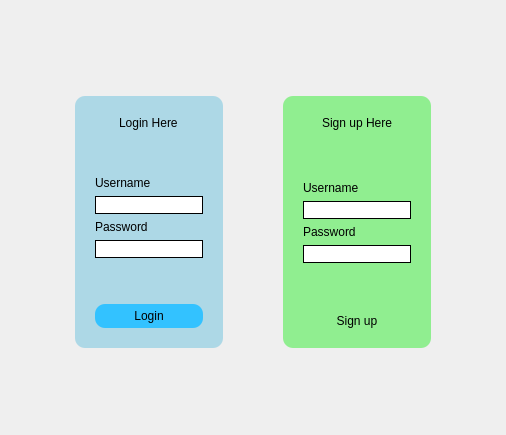
<?xml version="1.0" encoding="UTF-8"?>
<ui version="4.0">
 <class>MainWindow</class>
 <widget class="QMainWindow" name="MainWindow">
  <property name="geometry">
   <rect>
    <x>0</x>
    <y>0</y>
    <width>506</width>
    <height>435</height>
   </rect>
  </property>
  <property name="windowTitle">
   <string>MainWindow</string>
  </property>
  <property name="styleSheet">
   <string notr="true">background-color:qlineargradient(spread:pad, x1:0.00568182, y1:0, x2:1, y2:1, stop:0 rgba(13, 0, 234, 255), stop:1 rgba(255, 255, 255, 255));
QPushButton{
background-color: white;
}</string>
  </property>
  <widget class="QWidget" name="centralWidget">
   <property name="styleSheet">
    <string notr="true"/>
   </property>
   <layout class="QVBoxLayout" name="verticalLayout_3">
    <item>
     <spacer name="verticalSpacer_3">
      <property name="orientation">
       <enum>Qt::Vertical</enum>
      </property>
      <property name="sizeHint" stdset="0">
       <size>
        <width>20</width>
        <height>40</height>
       </size>
      </property>
     </spacer>
    </item>
    <item>
     <widget class="QWidget" name="horizontalWidget" native="true">
      <property name="styleSheet">
       <string notr="true">
background-color:none;</string>
      </property>
      <layout class="QHBoxLayout" name="horizontalLayout">
       <property name="topMargin">
        <number>20</number>
       </property>
       <item>
        <spacer name="horizontalSpacer_2">
         <property name="orientation">
          <enum>Qt::Horizontal</enum>
         </property>
         <property name="sizeHint" stdset="0">
          <size>
           <width>40</width>
           <height>20</height>
          </size>
         </property>
        </spacer>
       </item>
       <item>
        <widget class="QWidget" name="gridWidget" native="true">
         <property name="maximumSize">
          <size>
           <width>1000</width>
           <height>16777215</height>
          </size>
         </property>
         <property name="styleSheet">
          <string notr="true">background-color:lightblue;
border-radius: 10px 10px;</string>
         </property>
         <layout class="QVBoxLayout" name="verticalLayout_4">
          <property name="leftMargin">
           <number>20</number>
          </property>
          <property name="topMargin">
           <number>20</number>
          </property>
          <property name="rightMargin">
           <number>20</number>
          </property>
          <property name="bottomMargin">
           <number>20</number>
          </property>
          <item alignment="Qt::AlignHCenter">
           <widget class="QLabel" name="label">
            <property name="styleSheet">
             <string notr="true">font: 16pt &quot;Times New Roman&quot;;</string>
            </property>
            <property name="text">
             <string>Login Here</string>
            </property>
           </widget>
          </item>
          <item>
           <spacer name="verticalSpacer">
            <property name="orientation">
             <enum>Qt::Vertical</enum>
            </property>
            <property name="sizeHint" stdset="0">
             <size>
              <width>20</width>
              <height>40</height>
             </size>
            </property>
           </spacer>
          </item>
          <item>
           <widget class="QLabel" name="username">
            <property name="text">
             <string>Username</string>
            </property>
           </widget>
          </item>
          <item>
           <widget class="QLineEdit" name="userline">
            <property name="styleSheet">
             <string notr="true">background-color:white;
border: 1px solid black;
</string>
            </property>
           </widget>
          </item>
          <item>
           <widget class="QLabel" name="password">
            <property name="text">
             <string>Password</string>
            </property>
           </widget>
          </item>
          <item>
           <widget class="QLineEdit" name="passline">
            <property name="styleSheet">
             <string notr="true">background-color:white;
border: 1px solid black;</string>
            </property>
           </widget>
          </item>
          <item>
           <spacer name="verticalSpacer_4">
            <property name="orientation">
             <enum>Qt::Vertical</enum>
            </property>
            <property name="sizeHint" stdset="0">
             <size>
              <width>20</width>
              <height>40</height>
             </size>
            </property>
           </spacer>
          </item>
          <item>
           <widget class="QPushButton" name="login">
            <property name="styleSheet">
             <string notr="true">background-color :rgb(51, 194, 255);
padding : 5px;</string>
            </property>
            <property name="text">
             <string>Login</string>
            </property>
           </widget>
          </item>
         </layout>
        </widget>
       </item>
       <item>
        <spacer name="horizontalSpacer">
         <property name="orientation">
          <enum>Qt::Horizontal</enum>
         </property>
         <property name="sizeHint" stdset="0">
          <size>
           <width>40</width>
           <height>20</height>
          </size>
         </property>
        </spacer>
       </item>
       <item>
        <widget class="QWidget" name="gridWidget_2" native="true">
         <property name="maximumSize">
          <size>
           <width>1000</width>
           <height>16777215</height>
          </size>
         </property>
         <property name="styleSheet">
          <string notr="true">background-color:lightgreen;
border-radius: 10px 10px;</string>
         </property>
         <layout class="QVBoxLayout" name="verticalLayout_5">
          <property name="leftMargin">
           <number>20</number>
          </property>
          <property name="topMargin">
           <number>20</number>
          </property>
          <property name="rightMargin">
           <number>20</number>
          </property>
          <property name="bottomMargin">
           <number>20</number>
          </property>
          <item alignment="Qt::AlignHCenter">
           <widget class="QLabel" name="label_2">
            <property name="styleSheet">
             <string notr="true">font: 16pt &quot;Times New Roman&quot;;</string>
            </property>
            <property name="text">
             <string>Sign up Here</string>
            </property>
           </widget>
          </item>
          <item>
           <spacer name="verticalSpacer_5">
            <property name="orientation">
             <enum>Qt::Vertical</enum>
            </property>
            <property name="sizeHint" stdset="0">
             <size>
              <width>20</width>
              <height>40</height>
             </size>
            </property>
           </spacer>
          </item>
          <item>
           <widget class="QLabel" name="username_2">
            <property name="text">
             <string>Username</string>
            </property>
           </widget>
          </item>
          <item>
           <widget class="QLineEdit" name="userline_2">
            <property name="styleSheet">
             <string notr="true">background-color:white;
border: 1px solid black;
</string>
            </property>
           </widget>
          </item>
          <item>
           <widget class="QLabel" name="password_2">
            <property name="text">
             <string>Password</string>
            </property>
           </widget>
          </item>
          <item>
           <widget class="QLineEdit" name="passline_2">
            <property name="styleSheet">
             <string notr="true">background-color:white;
border: 1px solid black;</string>
            </property>
           </widget>
          </item>
          <item>
           <spacer name="verticalSpacer_6">
            <property name="orientation">
             <enum>Qt::Vertical</enum>
            </property>
            <property name="sizeHint" stdset="0">
             <size>
              <width>20</width>
              <height>40</height>
             </size>
            </property>
           </spacer>
          </item>
          <item>
           <widget class="QPushButton" name="signup">
            <property name="styleSheet">
             <string notr="true">background-color :rgb(55, 212, 73);
padding : 5px;
hover: {background-color:white;} 

</string>
            </property>
            <property name="text">
             <string>Sign up</string>
            </property>
           </widget>
          </item>
         </layout>
        </widget>
       </item>
       <item>
        <spacer name="horizontalSpacer_3">
         <property name="orientation">
          <enum>Qt::Horizontal</enum>
         </property>
         <property name="sizeHint" stdset="0">
          <size>
           <width>40</width>
           <height>20</height>
          </size>
         </property>
        </spacer>
       </item>
      </layout>
     </widget>
    </item>
    <item>
     <spacer name="verticalSpacer_2">
      <property name="orientation">
       <enum>Qt::Vertical</enum>
      </property>
      <property name="sizeHint" stdset="0">
       <size>
        <width>20</width>
        <height>40</height>
       </size>
      </property>
     </spacer>
    </item>
   </layout>
  </widget>
 </widget>
 <layoutdefault spacing="6" margin="11"/>
 <resources/>
 <connections/>
</ui>
